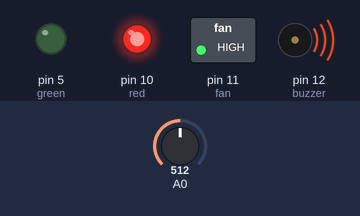
This sketch was run on a simulated Arduino Uno, built with avr-gcc and run on an emulated ATmega328P. Shown: switched loads named in the sketch (green lamp = pin HIGH), output pins drawn as LEDs (lit = HIGH), buzzer (waves = sounding). Inputs (shaded band) come from the test bench; at power-on: A0 = 512.

Above: at 1.2 s.
1.3 s: A0 set to 108
2.8 s: A0 set to 96
At 4.0 s:
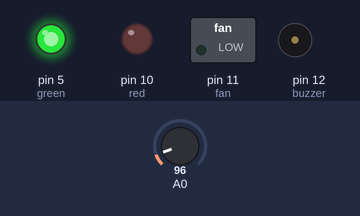
4.3 s: A0 set to 122
At 5.1 s:
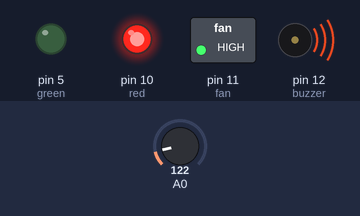
5.8 s: A0 set to 40
At 6.3 s:
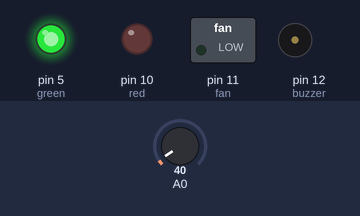
Timing chart, 0 to 8.3 s (numbered marks = the images above; inputs shaded):
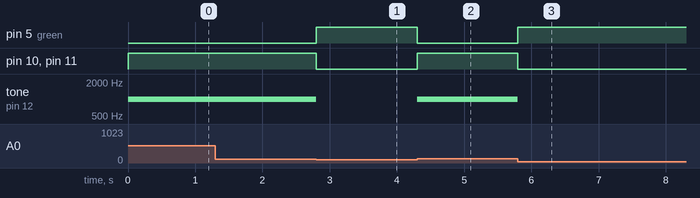

Measured:
- the behaviour switches between 103 and 102 on A0 (found by bisection; images 0 and 1)
- after the input at 1.3 s, every drawn part: stays the same
- after the input at 2.8 s, pin 5 (green): LOW → HIGH at once; pin 10 (red), pin 11 (fan): HIGH → LOW at once; tone on pin 12 (buzzer): 1000 Hz → silent at once
- after the input at 4.3 s, pin 5 (green): HIGH → LOW at once; pin 10 (red), pin 11 (fan): LOW → HIGH at once; tone on pin 12 (buzzer): silent → 1000 Hz at once
- after the input at 5.8 s, pin 5 (green): LOW → HIGH at once; pin 10 (red), pin 11 (fan): HIGH → LOW at once; tone on pin 12 (buzzer): 1000 Hz → silent at once

The sketch:

buzzer.ino
```cpp
int green = 5;
int red = 10;
int fan = 11;
int buzzer = 12;

void setup() {
  pinMode(green, OUTPUT);
  pinMode(red, OUTPUT);
  pinMode(fan, OUTPUT);
  pinMode(buzzer, OUTPUT);
}

void loop() {
  float ham = analogRead(A0);
  float gerilim = (ham/1023)*5000;
  float sicaklik = (gerilim/10.0);

  if(sicaklik > 50) {
    digitalWrite(red, 1);
    digitalWrite(fan, 1);
    digitalWrite(green, 0);
    tone(buzzer, 1000);
  }
  else {
    digitalWrite(red, 0);
    digitalWrite(fan, 0);
    digitalWrite(green, 1);
    noTone(buzzer);
  }
}
```
